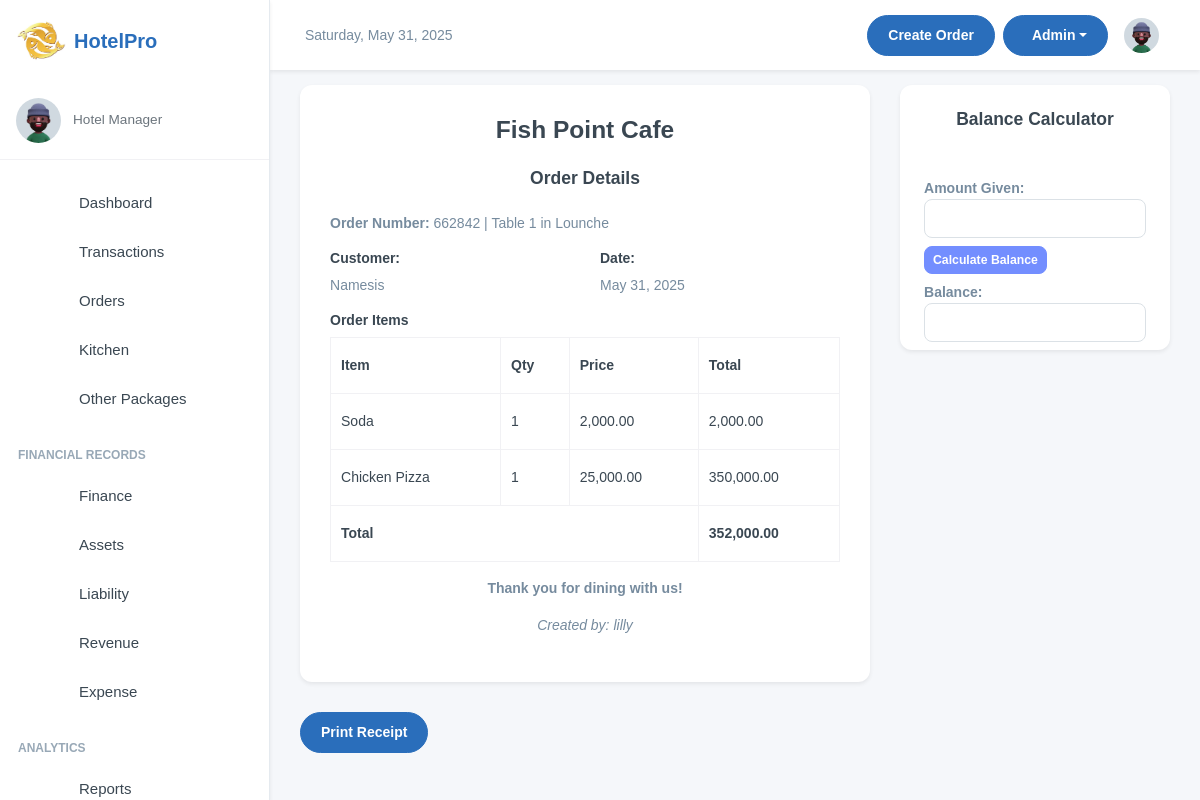
/manager/orders_transactions/10/ (signed in), run on the app's committed database.
### inventory/models.py (models this page shows, shortened)
class OrderTransaction(models.Model):
    pay_mode = (
        ("NO PAYMENT", "NO PAYMENT"),
        ("CASH", "CASH"),
        ("MOMO PAY", "MOMO PAY"),
        ("AIRTEL PAY", "AIRTEL PAY"),
        ("BANK CARD", "BANK CARD"),
    )
    random_id = models.CharField(max_length=6, unique=True, editable=False, default=generate_random_id)
    customer_name = models.CharField(max_length=255, blank=True, null=True, default="FishPoint Customer")
    served_by = models.CharField(
        max_length=255, blank=True, null=True, default="Waitress")
    dining_area = models.ForeignKey(DiningArea, on_delete=models.SET_NULL, null=True, blank=True)
    table = models.ForeignKey(Table, on_delete=models.SET_NULL, null=True, blank=True )
    special_notes = models.TextField(default="Null")
    created = models.DateField(auto_now_add=True, blank=True, null=True)
    payment_mode = models.CharField(default="NO PAYMENT", max_length=50, choices=pay_mode)
    transaction_id = models.CharField(blank=True, null=True, max_length=100)
    created_by = models.ForeignKey(User, on_delete=models.SET_NULL, null=True, blank=True)
    updated = models.DateField(auto_now=True, blank=True, null=True)
    class Meta:
        ordering = ['-created']

class Table(models.Model):
    table_number = models.IntegerField()
    dining_area = models.ForeignKey(DiningArea, on_delete=models.CASCADE, related_name='tables')
    capacity = models.IntegerField()  # Number of seats at the table
    is_available = models.BooleanField(default=True)
    def __str__(self):
        return f"Table {self.table_number} in {self.dining_area.name}"

class DiningArea(models.Model):
    name = models.CharField(max_length=255)
    description = models.TextField(blank=True, null=True)

class OrderItem(models.Model):
    ORDER_TYPE_CHOICES = [
        ('Dine-In', 'Dine-In'),
        ('Take-Away', 'Take-Away'),
    ]
    SPECIAL_NOTES_CHOICES = [
        ('strongly spiced', 'strongly spiced'),
        ('midly spiced', 'midly spiced'),
       ( 'chips' , 'chips'),
       ('rice','rice'),
        ('posho', 'posho'),
       ( 'rice_posho','rice_posho' ),
        ('chips_rice', 'chips_rice'),
       ( 'rice_posho', 'rice_posho'),
        ('chips_posho', 'chips_posho')
    ]
    order = models.ForeignKey(OrderTransaction, on_delete=models.CASCADE, related_name='order_items')
    menu_item = models.ForeignKey(MenuItem, on_delete=models.CASCADE, null=True, blank=True)
    order_date = models.DateTimeField(auto_now_add=True)
    customer_name = models.CharField(max_length=255, blank=True, null=True, default="FishPoint Customer")
    dining_area = models.ForeignKey(DiningArea, on_delete=models.SET_NULL, null=True, blank=True)
    table = models.ForeignKey(Table, on_delete=models.SET_NULL, null=True, blank=True)
    total_price =  models.DecimalField(max_digits=10, decimal_places=2, default=Decimal('0.00'))
    quantity = models.IntegerField(blank=True, null=True)
    status = models.CharField(
        max_length=50, default='Pending',
        choices=[('Pending', 'Pending'), ('Preparing', 'Preparing'), ('Cooked', 'Completed'), ('Served', 'Served'), ('Cancelled', 'Cancelled')]
    )
    special_notes = models.CharField(
        default="nothing",
        max_length=50, blank=True, null=True,
        choices=SPECIAL_NOTES_CHOICES
        )
    order_type = models.CharField(
        max_length=10,
        choices=ORDER_TYPE_CHOICES,
        default='Dine-In'
    )
    updated = models.DateField(auto_now=True, blank=True, null=True)
    class Meta:
        verbose_name = 'Order Item'
        verbose_name_plural = 'Order Items'
        ordering = ['-order_date']

class MenuItem(models.Model):
    category = models.ForeignKey(Category, on_delete=models.CASCADE, related_name="menu_items")
    name = models.CharField(max_length=100)
    description = models.TextField()
    price = models.DecimalField(max_digits=10, decimal_places=2, default=Decimal('0.00'))
    is_available = models.BooleanField(default=True)
    image_url = models.ImageField(blank=True, null=True, upload_to="menu_items")

### inventory/views.py (the view)
# urls.py: path('orders_transactions/<str:id>/', views.getOrderTransaction, name='get_orderTransaction'),
@login_required(login_url="/user/login/")
def getOrderTransaction(request, id):
    order = get_object_or_404(OrderTransaction, id=id)
    settings = Setting.objects.first()
    order_items = OrderItem.objects.filter(order=order)
    total_price = sum(item.total_price for item in order_items)
    context = {
        'order': order,
        'order_items': order_items,
        'total_price': total_price,
        'setting': settings  # Adding settings to context
    }
    return render(request, "getordertransactions.html", context)

### inventory/templates/getordertransactions.html (shortened to what this page needs)
{% extends 'base.html' %}
{% load humanize %}
{% block content %}
<div class="">
    <div class="card-body">
        <div class="row">
            <div id="receipt" class="col-md-8 mx-auto">
                <div class="card">
                    <div class="card-body">
                        <div>
                            <h3 class="text-center mb-4">Fish Point Cafe</h3>
                        </div>
                        <h5 class="text-center mb-4">Order Details</h5>
                        <p><strong>Order Number:</strong> {{ order.random_id }} | {{ order.table }}</p>
                        <div class="row">
                            <div class="col-6">
                                <h6>Customer:</h6>
                                <p>{{ order.customer_name }}</p>
                            </div>
                            <div class="col-6 text-right">
                                <h6>Date:</h6>
                                <p>{{ order.created }}</p>
                            </div>
                        </div>
                        <h6>Order Items</h6>
                        <table class="table table-bordered">
                            <thead>
                                <tr>
                                    <th>Item</th>
                                    <th>Qty</th>
                                    <th>Price</th>
                                    <th>Total</th>
                                </tr>
                            </thead>
                            <tbody>
                                {% for item in order_items %}
                                <tr>
                                    <td>{{ item.menu_item.name }}</td>
                                    <td>{{ item.quantity }}</td>
                                    <td>{{ item.menu_item.price|intcomma }}</td>
                                    <td>{{ item.total_price|intcomma }}</td>
                                </tr>
                                {% endfor %}
                                <tr>
                                    <td colspan="3" class="text-right"><strong>Total</strong></td>
                                    <td><strong>{{ total_price|intcomma }}</strong></td>
                                </tr>
                            </tbody>
                        </table>
                        <div class="text-center">
                            <p><strong>Thank you for dining with us!</strong></p>
                            <p><em>Created by: {{ order.created_by.username }}</em></p>
                        </div>
                    </div>
                </div>
                <div class="row mt-3">
                    <div class="col-auto">
                        <button onclick="printReceiptDiv()" class="btn btn-primary no-print">Print Receipt</button>
                    </div>
                </div>
            </div>
            <div class="col-md-4">
                <div class="card">
                    <h5 class="text-center my-4">Balance Calculator</h5>
                    <div class="mx-4">
                        <div class="mt-4">
                            <label class="fw-bold" for="amountGiven">Amount Given:</label>
                            <input type="number" id="amountGiven" class="form-control">
                        </div>
                        <div class="mt-2">
                            <button type="button" class="btn btn-sm btn-primary" onclick="calculateBalance()" disabled>
                                Calculate Balance
                            </button>
                        </div>
                        <div class="my-2">
                            <label class="fw-bold" for="balance">Balance:</label>
                            <input type="text" id="balance" class="form-control" readonly>
                        </div>
                    </div>
                </div>
            </div>
        </div>
    </div>
</div>
{% endblock content %}

### templates/base.html (style rules this page uses)
:root { --primary-color: #2A6EBB; --secondary-color: #F8F9FA; --accent-color: #FFD700; --text-color: #333333; --success-color: #28a745; --danger-color: #dc3545; --warning-color: #ffc107; --info-color: #17a2b8; }
body { font-family: 'Poppins', sans-serif; background-color: #f5f7fa; }
.btn-primary { background-color: var(--primary-color); border-color: var(--primary-color); }
.card { border-radius: 0.75rem; border: none; box-shadow: 0 0.125rem 0.25rem rgba(0, 0, 0, 0.075); transition: transform 0.2s ease-in-out, box-shadow 0.2s ease-in-out; }

### data on the page
OrderTransaction: random_id "662842", table "Table 1 in Lounche", customer_name "Namesis", created "May 31, 2025", created_by.username "lilly"
OrderItem: menu_item.name "Soda", quantity "1", menu_item.price "2,000.00", total_price "2,000.00"
OrderItem: menu_item.name "Chicken Pizza", quantity "1", menu_item.price "25,000.00", total_price "350,000.00"

### other printed values
{{ total_price|intcomma }} "352,000.00"
